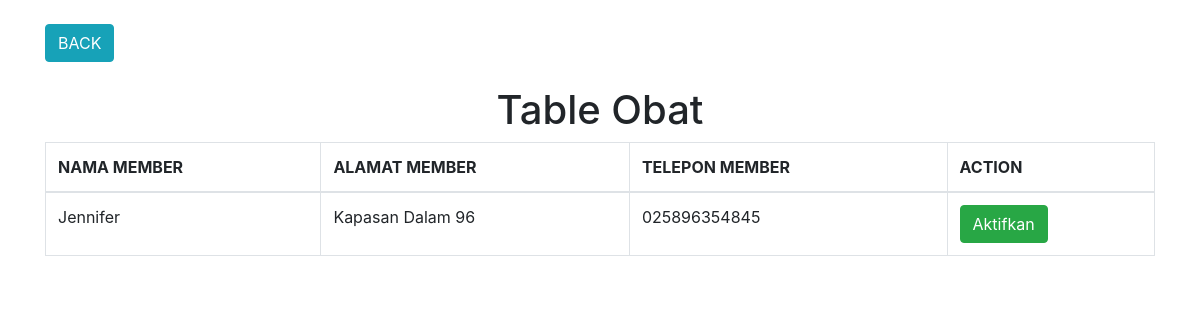
/MasterMember.php, run on an earlier commit of the app's database.
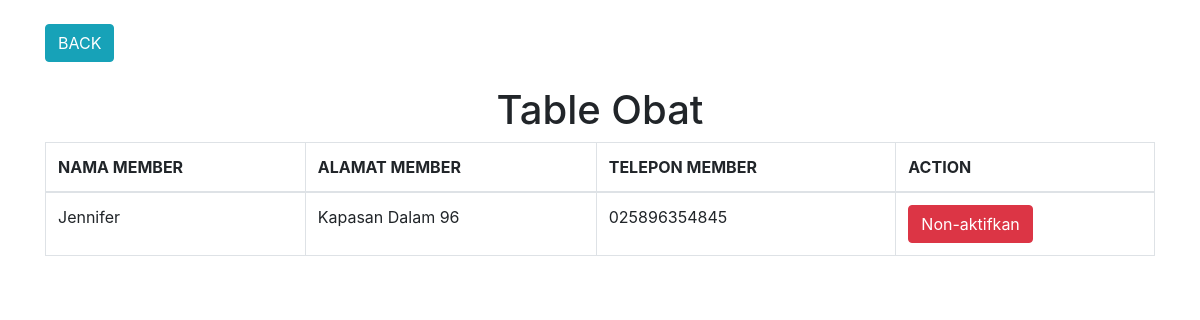
And on a later commit of the database.
### tables this page shows
CREATE TABLE `member` (
  `ID_MEMBER` varchar(10) NOT NULL,
  `NAMA_MEMBER` varchar(255) NOT NULL,
  `ALAMAT_MEMBER` varchar(255) NOT NULL,
  `TELEPON_MEMBER` varchar(13) NOT NULL,
  `EMAIL_MEMBER` varchar(255) NOT NULL,
  `STATUS_MEMBER` int(11) NOT NULL COMMENT '0 = tidak atif, 1 = aktif'
);

### MasterMember.php (the view, shortened to what this page needs)
<?php
    include("conn.php");
?>
<!DOCTYPE html>
<html lang="en">
<head>
    <link rel="stylesheet" href="https://stackpath.bootstrapcdn.com/bootstrap/4.3.1/css/bootstrap.min.css">
</head>
<body>
    <br/>
    <div class="container">
        <form action="AdminPage.php" method="post">
                <button type="submit" class="btn btn-info">BACK</button>
        </form> <br/>
        <center><h1>Table Obat</h1></center>
            <table class="table table-hover table-bordered">
                <thead>
                    <tr>
                        <th>NAMA MEMBER</th>
                        <th>ALAMAT MEMBER</th>
                        <th>TELEPON MEMBER</th>
                        <th>ACTION</th>
                    </tr>
                </thead>
                <tbody>
                    <?php
                        $sql = "SELECT * FROM MEMBER";
                        $result = $conn->query($sql);
                        if ($result->num_rows > 0) {
                            while ($row = $result->fetch_assoc()) {
                            ?>
                                <tr>
                                    <td><?= $row["NAMA_MEMBER"]; ?></td>
                                    <td><?= $row["ALAMAT_MEMBER"]; ?></td>
                                    <td><?= $row["TELEPON_MEMBER"]; ?></td>
                                    <td>
                                        <form method="post">
                                            <?php if($row['STATUS_MEMBER'] == "1") {?>
                                                <button name="btnNon" type="submit" class="btn btn-danger">Non-aktifkan</button>
                                            <?php } else if($row['STATUS_MEMBER'] == "0"){?>
                                                <button name="btnAktif" type="submit" class="btn btn-success">Aktifkan</button>
                                            <?php } ?>
                                        </form>
                                    </td>
                                </tr>
                            <?php
                            }
                        }
                    ?>
                </tbody>
            </table>
        </div>
    </body>
</body>
</html>

What changed in the data, as far as the page shows it:
changed member "Jennifer": STATUS_MEMBER "Aktifkan" → "Non-aktifkan"
